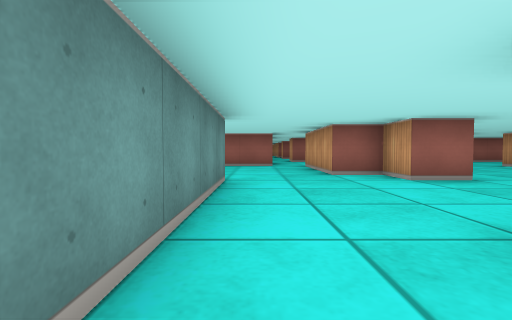
[1] (above)

24 first-person views from a walk through a cub3D ray-caster map. The camera is about half as high as the walls, tilts 2° down and sees 85° across. The floor is counted in squares. Each view is taken from the middle of a square. On the plan, view 1 faces up. The plan holds only what a view shows up to about 9 squares ahead; the rest is blank.

[2]
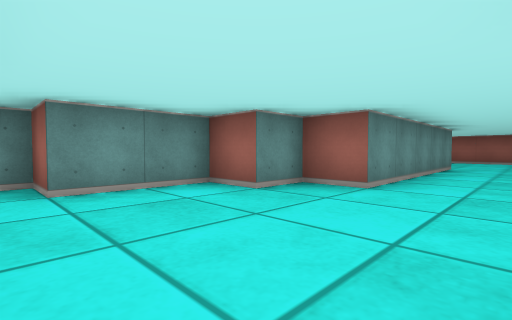

[3]
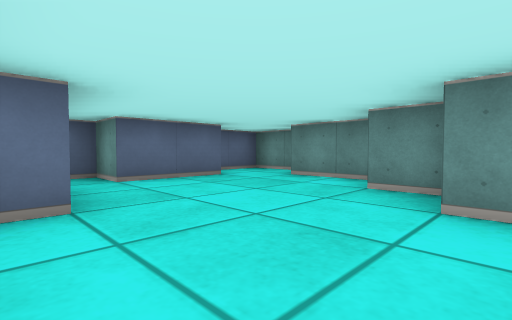

[4]
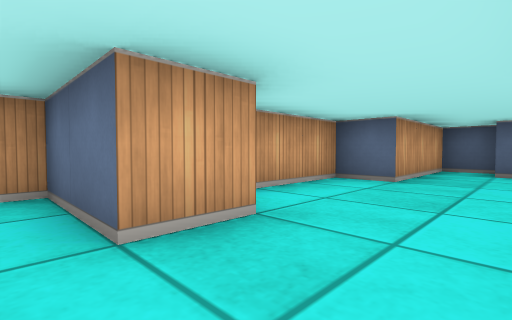

[5]
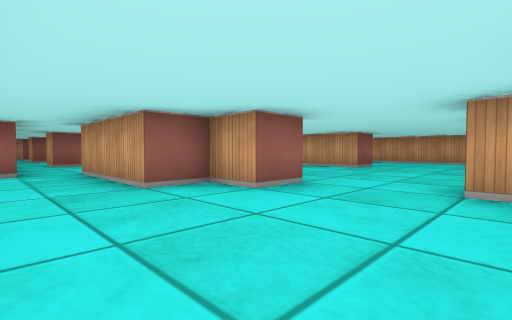

[6]
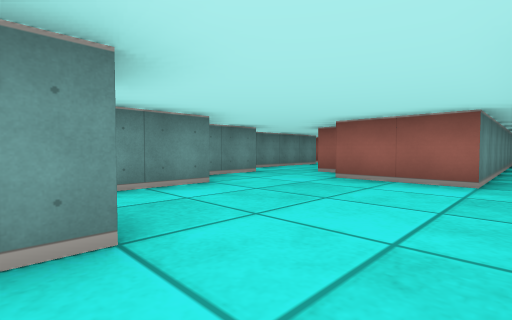

[7]
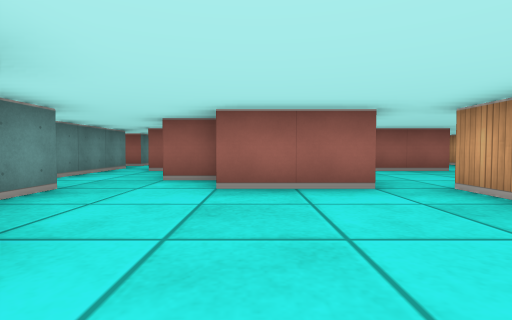

[8]
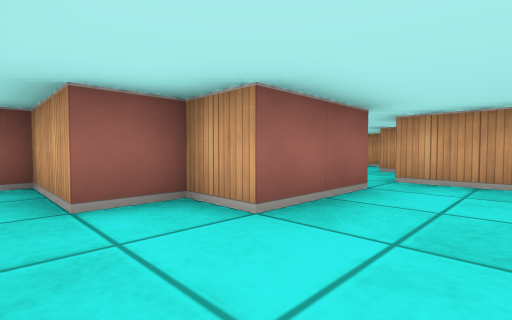

[9]
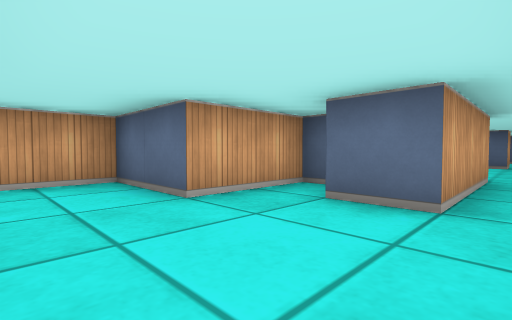

[10]
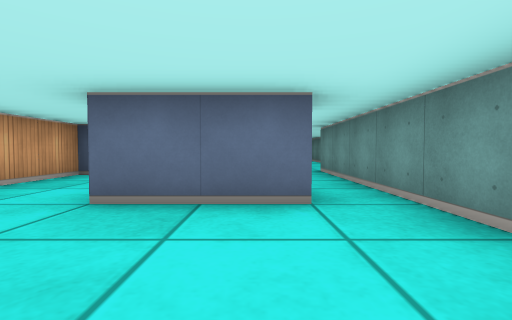

[11]
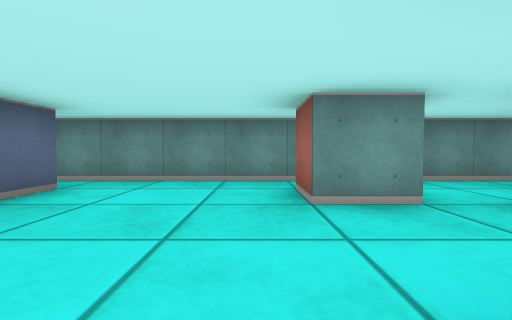

[12]
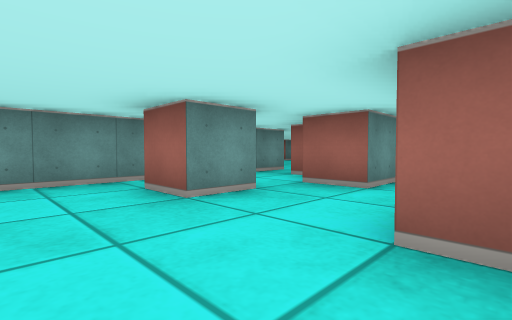

[13]
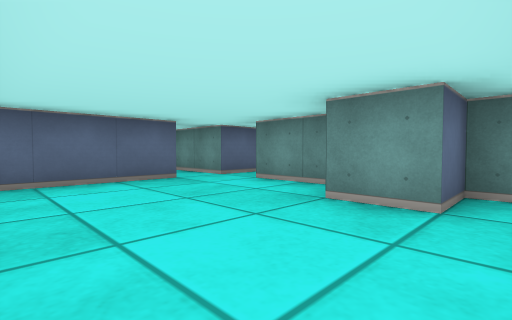

[14]
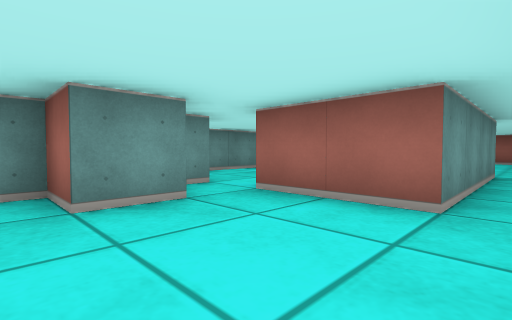

[15]
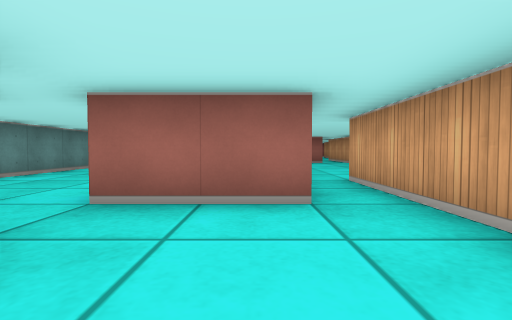

[16]
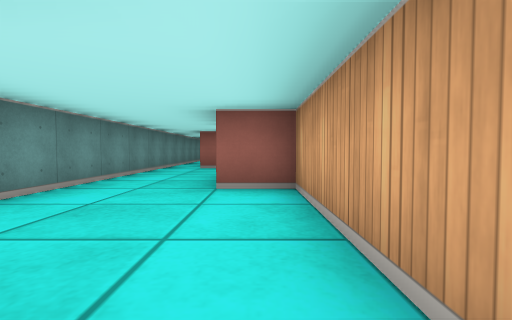

[17]
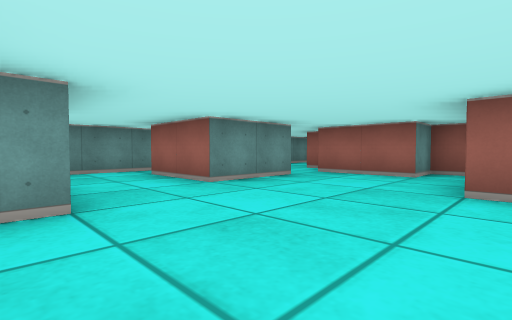

[18]
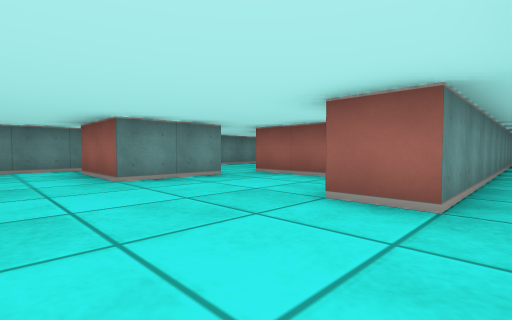

[19]
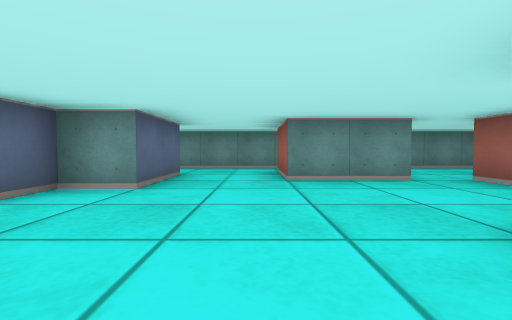

[20]
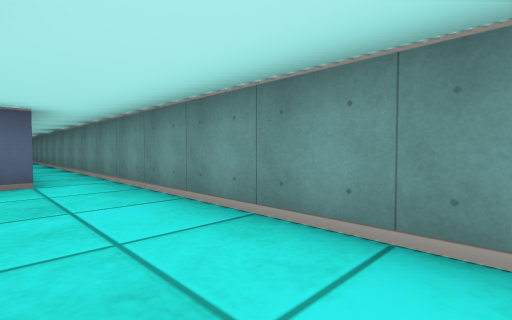

[21]
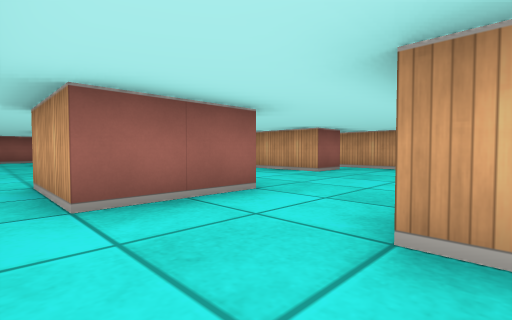

[22]
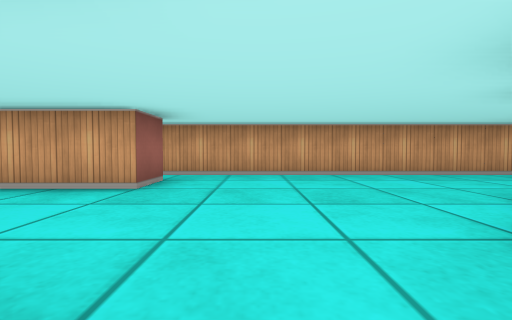

[23]
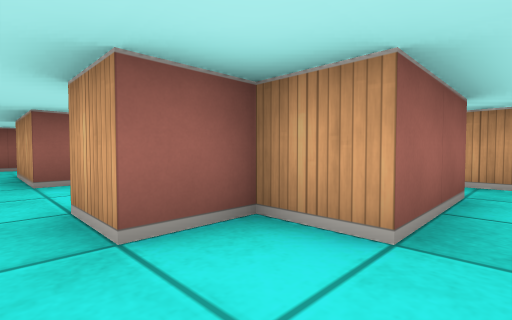

[24]
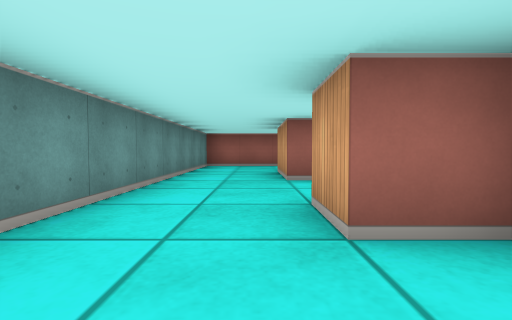

### Floor plan
Ten units are one square. View 1 is at (0, 0); x grows to the right and y downward. Boxes are objects, and circles mark ways between rooms. Rooms are numbered by the first view taken in them; rooms with no view inside come last. Other rooms are left out.
<svg viewBox="-70 -360 130 420">
<path fill="none" stroke="#000" d="M-15 45 5 45 5 55 15 55 15 25 25 25 25 5M-5 -5 -5 5 -15 5 -15 15 -25 15 -25 35 -35 35 -35 55 -22 55M25 -45 25 -55 15 -55M-5 -46 -5 -5M15 -5 15 -15 35 -15 35 -25M-25 -66 -25 -51M-35 -85 -35 -71M5 -85 -15 -85 -15 -95 -25 -95 -25 -115 -35 -115M-45 -115 -45 -95M15 -55 15 -85M36 -115 15 -115M15 -85 25 -85M30 -75 35 -75 35 -95 55 -95 55 -112M5 -115 5 -85M25 -166 25 -155 15 -155M50 -155 45 -155M35 -175 25 -175M5 -160 5 -115M15 -115 15 -125 35 -125M5 -186 5 -176M-36 -125 -11 -125M-15 -175 -35 -175M-5 -166 -5 -176M-45 -176 -45 -165 -35 -165 -35 -155 -45 -155 -45 -135 -50 -135M-55 -125 -45 -125 -45 -115M5 -255 -5 -255 -5 -278M-45 -225 -25 -225 -25 -215 -15 -215 -15 -175M5 -195 5 -186M-35 -266 -35 -245 -45 -245M15 -189 15 -261M-5 -176 -5 -195M-9 -285 -15 -285 -15 -275 -35 -275M-56 -175 -51 -175M-35 -175 -35 -205 -45 -205M-45 -220 -45 -225M-45 -245 -55 -245M-65 -245 -65 -108M-35 -275 -35 -285 -45 -285 -45 -295M-45 -315 -45 -335M-65 -260 -65 -245M-55 -245 -55 -265M-65 -335 -65 -281M-42 -355 -65 -355 -65 -335"/>
<circle cx="5" cy="-10" r="3" fill="#2a7"/>
<circle cx="5" cy="-45" r="3" fill="#2a7"/>
<circle cx="10" cy="-90" r="3" fill="#2a7"/>
<circle cx="-40" cy="-110" r="3" fill="#2a7"/>
<circle cx="10" cy="-120" r="3" fill="#2a7"/>
<circle cx="45" cy="-120" r="3" fill="#2a7"/>
<circle cx="10" cy="-180" r="3" fill="#2a7"/>
<circle cx="-10" cy="-185" r="3" fill="#2a7"/>
<circle cx="-40" cy="-170" r="3" fill="#2a7"/>
<circle cx="-50" cy="-130" r="3" fill="#2a7"/>
<circle cx="-40" cy="-235" r="3" fill="#2a7"/>
<circle cx="-40" cy="-270" r="3" fill="#2a7"/>
<circle cx="-60" cy="-255" r="3" fill="#2a7"/>
<circle cx="-55" cy="-325" r="3" fill="#2a7"/>
<text x="0" y="30">1</text>
<text x="10" y="-30">2</text>
<text x="-20" y="-80">3</text>
<text x="30" y="-100">4</text>
<text x="30" y="-150">5</text>
<text x="-30" y="-150">6</text>
<text x="-10" y="-230">7</text>
<text x="-50" y="-180">8</text>
<text x="-50" y="-290">9</text>
<text x="-60" y="-350">10</text>
</svg>
Room 1 opens to room 2. Room 2 opens to room 3. Room 3 opens to room 4. Room 3 opens to room 6. Room 4 opens to room 5. Room 5 opens to room 7. Room 6 opens to room 7. Room 6 opens to room 8. Room 7 opens to room 8. Room 7 opens to room 9. Room 8 opens to room 9. Room 9 opens to room 10.

Where each view was taken, in squares from view 1:
view 1: 0 up, 0 right, facing up
view 2: 4 down, 1 right, facing up-left
view 3: 0 up, 2 right, facing down-left
view 4: 2 up, 0 right, facing down-right
view 5: 2 up, 0 right, facing up-right
view 6: 4 up, 1 right, facing up-left
view 7: 5 up, 1 left, facing up
view 8: 7 up, 3 left, facing up-right
view 9: 11 up, 1 right, facing down-right
view 10: 15 up, 2 right, facing down
view 11: 15 up, 5 right, facing left
view 12: 14 up, 5 right, facing up-left
view 13: 17 up, 1 left, facing down-left
view 14: 15 up, 1 left, facing up-left
view 15: 15 up, 2 left, facing up
view 16: 17 up, 4 left, facing up
view 17: 22 up, 0 right, facing up-left
view 18: 23 up, 1 right, facing up-left
view 19: 24 up, 1 right, facing left
view 20: 22 up, 5 left, facing down-left
view 21: 22 up, 6 left, facing up-right
view 22: 24 up, 4 left, facing right
view 23: 27 up, 5 left, facing up-right
view 24: 27 up, 5 left, facing up
